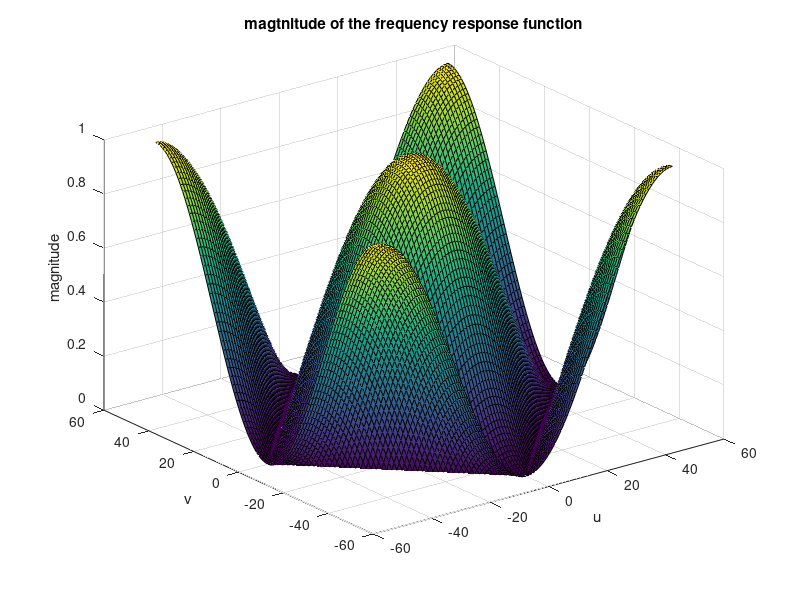
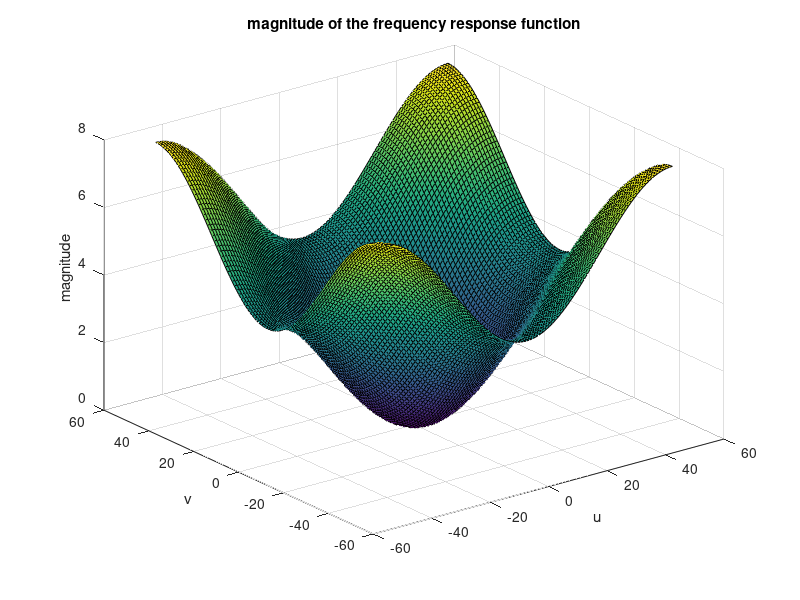

MATLAB code for these plots, in order:
M = 100; N = 100;
u = linspace(-M/2, M/2, M+1);
v = linspace(-N/2, N/2, N+1);

[uu, vv] = meshgrid(u, v); % uu and vv are matrice in size[M+1, N+1]

magnitude = 0.5 * abs(cos(2 * pi * vv / N) + cos(2 * pi * uu / M)); % magnitude is matrix in size[M+1, N+1]

figure(1);
% mesh(uu, vv, magnitude);
surf(uu, vv, magnitude);
xlabel("u");
ylabel("v");
zlabel("magnitude");
title("magtnitude of the frequency response function");
saveas(gcf, "./output_images/frequency_response", "png");


magnitude2 = 2 * abs(cos(2 * pi * uu / M) + cos(2 * pi * vv / N) - 2);
figure(2);
% mesh(uu, vv, magnitude2);
surf(uu, vv, magnitude2);
xlabel("u");
ylabel("v");
zlabel("magnitude");
title("magnitude of the frequency response function");
saveas(gcf, "./output_images/frequency_response2", "png");